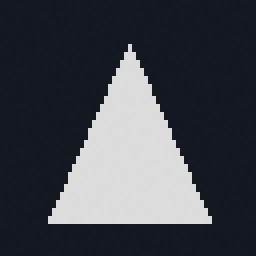
#> input picture backend/data/datasets/poisoned/poison_duplicate_triangle_00.png, 64 x 64 px (shown 4 times larger); its folder holds only this picture in this run
$ python -i shift_detector.py   (imports and definitions only)
#> lines starting #> are read from the running program, lines starting #| are printed output that depends on the picture
### backend/app/core/config.py
import os
from pathlib import Path

# Base Paths
BACKEND_DIR = Path(__file__).resolve().parent.parent.parent
BASE_DIR = BACKEND_DIR.parent
DATA_DIR = BACKEND_DIR / "data"
MODELS_DIR = DATA_DIR / "models"
DATASETS_DIR = DATA_DIR / "datasets"
SECRETS_DIR = DATA_DIR / "secrets"
UPLOADS_DIR = DATA_DIR / "uploads"
DB_PATH = DATA_DIR / "trustlayer.db"

# Ensure directories exist
for d in [DATA_DIR, MODELS_DIR, DATASETS_DIR, SECRETS_DIR, UPLOADS_DIR]:
    d.mkdir(parents=True, exist_ok=True)
#> further down, picture is the input picture: PIL image 64x64 RGB; mean R, G, B 66.2, 69.2, 76.1

# Cryptographic Key Paths
PRIVATE_KEY_PATH = SECRETS_DIR / "ed25519_private.key"
PUBLIC_KEY_PATH = SECRETS_DIR / "ed25519_public.key"

# Standard Model Paths
TRUSTED_MODEL_PATH = MODELS_DIR / "trusted_model.onnx"
TRUSTED_MODEL_SHA_PATH = MODELS_DIR / "trusted_model.sha256"
BACKDOORED_MODEL_PATH = MODELS_DIR / "backdoored_model.onnx"
SUBSTITUTED_MODEL_PATH = MODELS_DIR / "substituted_model.onnx"

# Genesis constants
GENESIS_HASH = "0000000000000000000000000000000000000000000000000000000000000000"

# Class mappings
CLASS_NAMES = {0: "circle", 1: "square", 2: "triangle"}
CLASS_IDS = {"circle": 0, "square": 1, "triangle": 2}
IMAGE_SIZE = (64, 64)

# Standard Terminology Constants
DEFAULT_MODEL_ARCHITECTURE = "Reference ONNX Classifier"
CANONICAL_JSON_STANDARD = "Deterministic Canonical JSON (RFC 8785 Principles)"

### backend/app/services/shift_detector.py
import io
from pathlib import Path
from typing import List, Dict, Any, Tuple
import numpy as np
from PIL import Image

from app.core.config import DATASETS_DIR
from app.services.data_integrity import extract_features

def compute_image_stats(img: Image.Image) -> Dict[str, float]:
    """Computes brightness, contrast, blur metric, and color histogram for an image."""
    img_gray = img.convert("L")
    pix_gray = np.array(img_gray, dtype=np.float32)

    # 1. Brightness: mean intensity
    brightness = float(np.mean(pix_gray))
#> brightness = 69.12

    # 2. Contrast: std dev of intensity
    contrast = float(np.std(pix_gray))
#> contrast = 82.65

    # 3. Blur: Laplacian variance proxy (gradient magnitude variance)
    gx = np.abs(np.diff(pix_gray, axis=1))
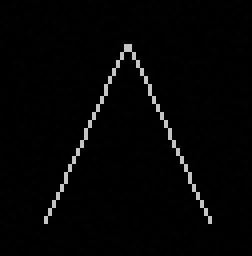
#> gx: shape (64, 63) float32 (shown 4 times larger); min 0, max 198, mean 5
    gy = np.abs(np.diff(pix_gray, axis=0))
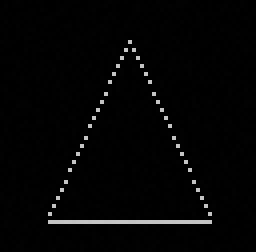
#> gy: shape (63, 64) float32 (shown 4 times larger); min 0, max 198, mean 4.6
    blur_metric = float(np.var(gx) + np.var(gy))
#> blur_metric = 1594.1

    # 4. Color Histogram (8 bins per channel = 24 bins)
    img_rgb = img.convert("RGB")
    rgb_arr = np.array(img_rgb, dtype=np.float32)
    hist_r, _ = np.histogram(rgb_arr[:, :, 0], bins=8, range=(0, 256), density=True)
#> hist_r = [0.024, 0, 0, 0, 0, 0, 0.00721, 0]
    hist_g, _ = np.histogram(rgb_arr[:, :, 1], bins=8, range=(0, 256), density=True)
#> hist_g = [0.024, 0, 0, 0, 0, 0, 0.00721, 0]
    hist_b, _ = np.histogram(rgb_arr[:, :, 2], bins=8, range=(0, 256), density=True)
#> hist_b = [0, 0.024, 0, 0, 0, 0, 0.00721, 0]
    color_hist = np.concatenate([hist_r, hist_g, hist_b])
#> color_hist = 24 values, max 0.024 at index 0, min 0 at index 1, mean 0.00391

    return {
        "brightness": brightness,
        "contrast": contrast,
        "blur_metric": blur_metric,
        "color_hist": color_hist
    }

class ShiftDetector:
    # [151 lines left out: functions get_reference_stats, analyze_batch, not called in this run]

>>> from PIL import Image
>>> picture = Image.open('../../data/datasets/poisoned/poison_duplicate_triangle_00.png')
>>> result = compute_image_stats(picture)
#> result = 4 items
